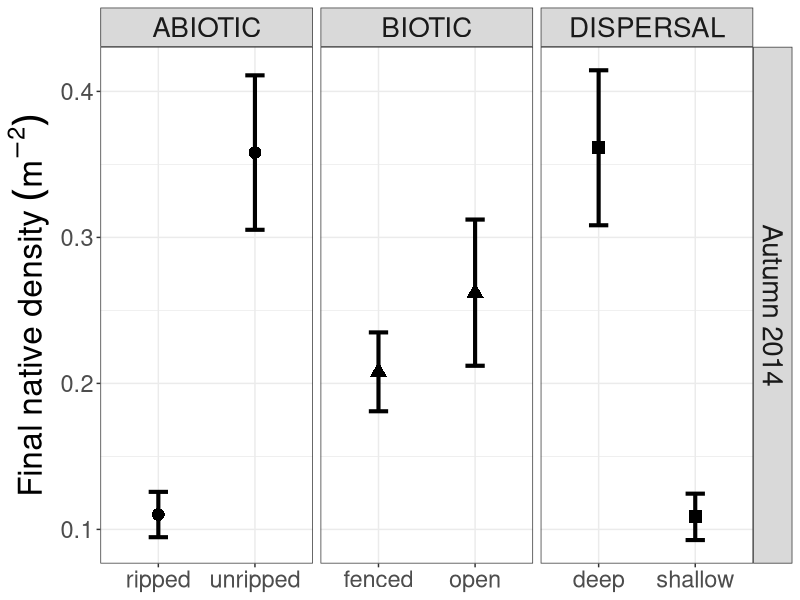

Write R code to recreate this figure.
#LOAD Final Densities DATA:
library(tidyverse)
Fin <- read.csv("FinalDensityAll.csv") #data of final densities in the last survey season (Autumn2014)

#Convert data into Mean +CI for the figure
Final <-  filter (Fin, treat =="control") %>%
      gather( key = "Treatment_Type", value = "Treatment", rip:Transdepth) %>%
      group_by (Treatment) %>%
      summarise(Mean = mean(sum1m2, na.rm = T),
                 sd =  sd(sum1m2, na.rm = T),
                 N    = length(sum1m2),
                 se   = sd / sqrt(N),
                 CI = 1.96 *se * Mean) %>%
  mutate ( season = "Autumn 2014") %>% #create extra x factor for facetting
  mutate (Filter = ifelse(Treatment =="ripped"|Treatment =="unripped", "ABIOTIC",
                         ifelse(Treatment == "fenced" |Treatment =="open", "BIOTIC", "DISPERSAL")))

  Final$Filter <- factor(Final$Filter, levels = c("ABIOTIC","BIOTIC", "DISPERSAL"))

#Draw a figure:
pd<-position_dodge(0.5)
  
FinFig <- ggplot(Final, aes(x=Treatment, y=Mean, shape=Filter))+
  geom_errorbar(aes(ymin=Mean-se, ymax=Mean+se),width=.2,position=pd,size=1.4)+
  geom_point(position=pd, size=4) + 
  geom_line(position=pd)+
  facet_grid(season~Filter,  scales="free", drop = T)+
  theme_bw()+
  theme(axis.text.y=element_text(size=17),
        axis.title.x=element_blank(),
        axis.title.y=element_text(size=24),
        axis.text.x = element_text(size=17),
        panel.grid.minor.x = element_blank(),
        strip.text=element_text(size=20),
        legend.position = "none") +
  labs(y=expression(Final~native~density~(m^{-2})))

FinFig

#ggsave(FinFig, filename = "FinalDensityFig.jpg", width = 180, height = 100, units = "mm")
